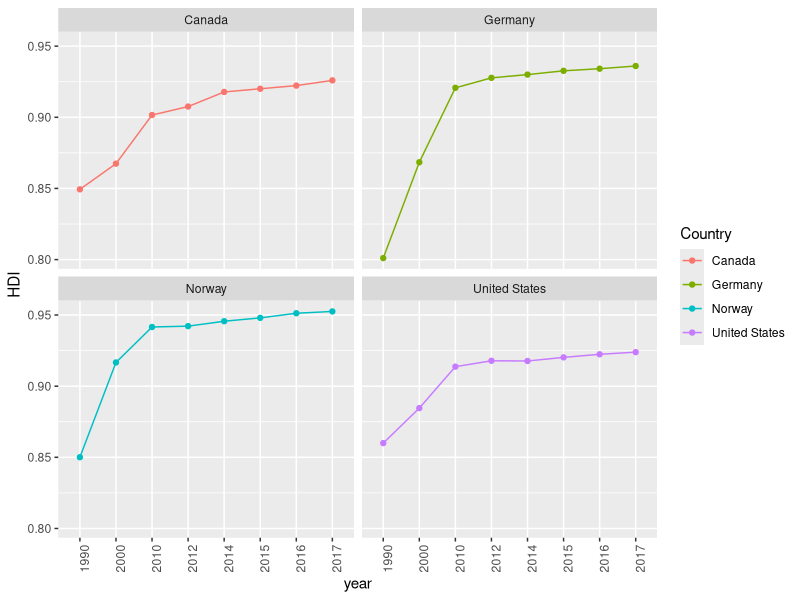

The R source for this figure:
library(tidyverse)
library(readxl)
X2018_statistical_annex_all <- read_excel("2018_statistical_annex_all.xlsx", 
                                          sheet = "Table 2")
names(X2018_statistical_annex_all)<-c("HDI Rank","Country","HDIValue1990","", "HDIValue2000","","HDIValue2010","","HDIValue2012","","HDIValue2014","","HDIValue2015","","HDIValue2016","","HDIValue2017","","ChangeinHDI2012-2017","","AvgAnualHDIgrowth1990-2000","","AvgAnualHDIgrowth2000-2010","","AvgAnualHDIgrowth2010-2017","","AvgAnualHDIgrowth1990-2017")


#5
#remove first 5 rows
data<-X2018_statistical_annex_all[-(1:5),]
#remove all blank cols
data<-data[,-which(names(data)=="")]
#remove rows which don't contain data
data<-data[-which(is.na(data$HDIValue2017)),]

#rename data
colnames(data)<-sub("HDIValue","",colnames(data))

getClass<- function(m){
  #very high for [0.8,1], high for [0.7, .8), medium for [.55, .7) and low below .55):
  res<-c()
  
  #print(length(m))
  for(x in m){
  if (x >= 0.8){
   # print("very high")
    res<-c(res,"very high")
  }
  else if (x >= 0.7){
   # print("high")
    res<-c(res,"high")
    }
  else if (x >= 0.55){
   # print("medium")
    res<-c(res,"medium")
    }
  else {
    #print("low")
    res<-c(res,"low")
  }
  }
  return(res)
    
}

data<-data%>%gather(key = year, value = HDI,3:10) %>% select(Country,year,HDI) %>% mutate(Classification=getClass(HDI))

data$year<-as.character(data$year)
data$HDI<-as.double(data$HDI)
data$Classification<-as.factor(data$Classification)
data$Classification = factor(data$Classification,levels(data$Classification)[c(2,3,1,4)])

#6
ggplot(data=data%>%filter(Country %in% c("United States","Norway","Germany","Canada")),aes(x=year,y=HDI,color=Country,group = 1))+geom_point()+ geom_line()+facet_wrap(~Country)+theme(axis.text.x = element_text(angle = 90, hjust = 1))

#7
data%>%group_by(Country,Classification,year)%>%filter(year==2000 | year==2017)%>% count %>% group_by(Classification) %>% count




